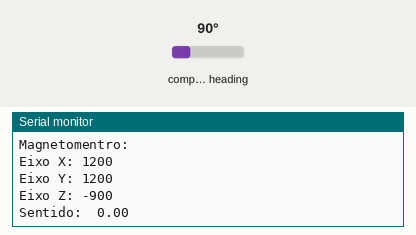
Simulated run of this sketch. Board: ESP32. Shown: the last lines printed to the serial monitor. The inputs (shaded band) are chosen by the test bench; at power-on: compass heading 90°.

Above: at 1.3 s.
1.4 s: compass heading set to 7°
At 2.0 s:
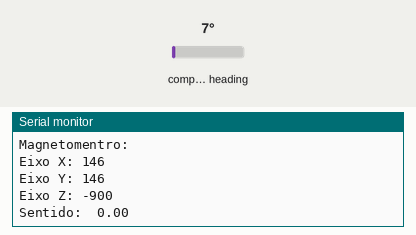
2.9 s: compass heading set to 180°
At 3.5 s:
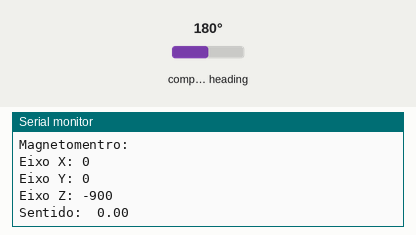
Timing chart, 0 to 5.9 s (numbered marks = the images above; inputs shaded):
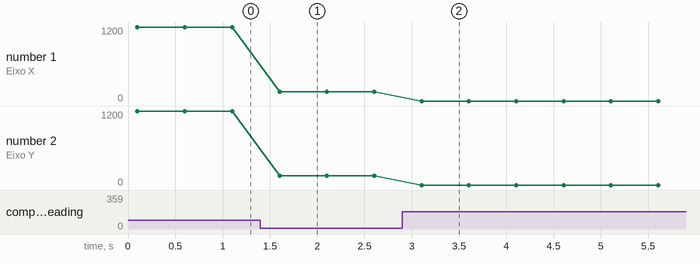

Measured:
- after the input at 1.4 s, the serial monitor: prints a new line after 0.20 s (image 1)
- after the input at 2.9 s, the serial monitor: prints a new line after 0.20 s (image 2)
- plotted number 1: 1200 → 146 after the input at 1.4 s
- plotted number 2: 1200 → 146 after the input at 1.4 s

The sketch:

SensorHMC5883LESP32FreeRTOS.ino
```cpp
#include "Wire.h"

#include "I2Cdev.h"
#include "HMC5883L.h"
// declarar instancia do magnetometro no endereço padrão 0x1E
HMC5883L mag;

int16_t mx, my, mz;

static void leituraMag(void *);

void setup()
{
  Wire.begin();
  mag.initialize();
  Serial.begin(115200);
   // declarar tarefa de leitura do Magnetomentro
  xTaskCreate(leituraMag, "leituraMag", 4096,   NULL, 1, NULL);
  delay(100);
}

void loop()
{


    // Printar leitura do magnetomento
    Serial.println("Magnetomentro:");
    Serial.print("Eixo X: ");
    Serial.println(mx);
    Serial.print("Eixo Y: ");
    Serial.println(mx);
    Serial.print("Eixo Z: ");
    Serial.println(mz);

    // Transformar valores em graus. Valor 0 indica polo norte
    float sentido = atan2(my, mx);
    if(sentido < 0)
      sentido += 2 * M_PI;
    Serial.print("Sentido:\t");
    Serial.println(sentido * 180/M_PI);

  delay(500);
}

// Tarefa da leitura do sensor magnetometro
static void leituraMag(void *){
  while(1){
	// realizar leitura do magnetometro
	mag.getHeading(&mx, &mx, &mz);

     // realizar um delay e inicializar leitura daqui a 50 ms
    vTaskDelay(50 / portTICK_PERIOD_MS);
  }
}
```
